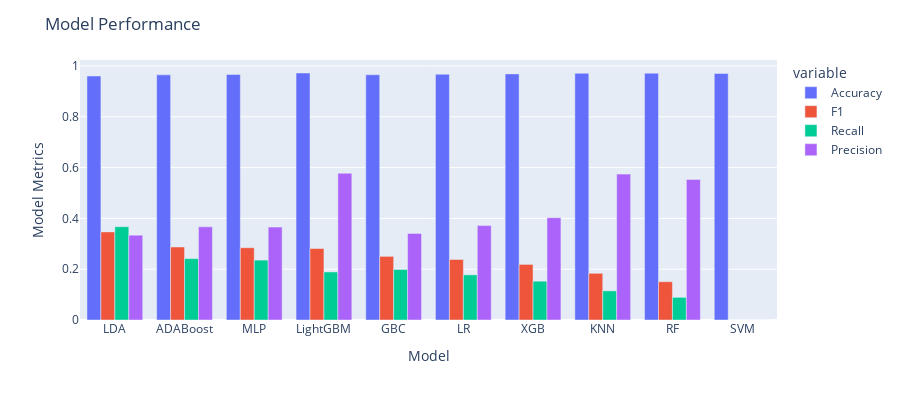

Write notebook code for a chart like this one.
### Code cell
import plotly.express as px
df = px.data.tips()
fig = px.bar(result_df, x="Model", y=['Accuracy','F1','Recall','Precision'], barmode='group',
             height=400)

fig.update_yaxes(title_text="Model Metrics")
fig.update_layout(
    title_text="Model Performance"
)
fig.show()

### Figure 1 — Plotly figure (JSON) as saved in the notebook; plotly's stock layout.template omitted (floating-point values rounded to 4 significant figures)
{"data": [{"alignmentgroup": "True", "hovertemplate": "variable=Accuracy<br>Model=%{x}<br>value=%{y}<extra></extra>", "legendgroup": "Accuracy", "marker": {"color": "#636efa"}, "name": "Accuracy", "offsetgroup": "Accuracy", "orientation": "v", "showlegend": true, "textposition": "auto", "type": "bar", "x": ["LDA", "ADABoost", "MLP", "LightGBM", "GBC", "LR", "XGB", "KNN", "RF", "SVM"], "xaxis": "x", "y": [0.9605, 0.9652, 0.9664, 0.9723, 0.9657, 0.9674, 0.9689, 0.9711, 0.9716, 0.9706], "yaxis": "y"}, {"alignmentgroup": "True", "hovertemplate": "variable=F1<br>Model=%{x}<br>value=%{y}<extra></extra>", "legendgroup": "F1", "marker": {"color": "#EF553B"}, "name": "F1", "offsetgroup": "F1", "orientation": "v", "showlegend": true, "textposition": "auto", "type": "bar", "x": ["LDA", "ADABoost", "MLP", "LightGBM", "GBC", "LR", "XGB", "KNN", "RF", "SVM"], "xaxis": "x", "y": [0.3468, 0.2874, 0.2846, 0.2815, 0.2505, 0.2382, 0.2189, 0.1838, 0.1507, 0], "yaxis": "y"}, {"alignmentgroup": "True", "hovertemplate": "variable=Recall<br>Model=%{x}<br>value=%{y}<extra></extra>", "legendgroup": "Recall", "marker": {"color": "#00cc96"}, "name": "Recall", "offsetgroup": "Recall", "orientation": "v", "showlegend": true, "textposition": "auto", "type": "bar", "x": ["LDA", "ADABoost", "MLP", "LightGBM", "GBC", "LR", "XGB", "KNN", "RF", "SVM"], "xaxis": "x", "y": [0.3673, 0.2416, 0.2358, 0.1892, 0.199, 0.1778, 0.1527, 0.1147, 0.08914, 0], "yaxis": "y"}, {"alignmentgroup": "True", "hovertemplate": "variable=Precision<br>Model=%{x}<br>value=%{y}<extra></extra>", "legendgroup": "Precision", "marker": {"color": "#ab63fa"}, "name": "Precision", "offsetgroup": "Precision", "orientation": "v", "showlegend": true, "textposition": "auto", "type": "bar", "x": ["LDA", "ADABoost", "MLP", "LightGBM", "GBC", "LR", "XGB", "KNN", "RF", "SVM"], "xaxis": "x", "y": [0.3341, 0.3668, 0.3657, 0.5778, 0.3408, 0.3715, 0.4026, 0.5743, 0.5533, 0], "yaxis": "y"}], "layout": {"barmode": "group", "height": 400, "legend": {"title": {"text": "variable"}, "tracegroupgap": 0}, "margin": {"t": 60}, "title": {"text": "Model Performance"}, "xaxis": {"anchor": "y", "domain": [0, 1], "title": {"text": "Model"}}, "yaxis": {"anchor": "x", "domain": [0, 1], "title": {"text": "Model Metrics"}}}}
